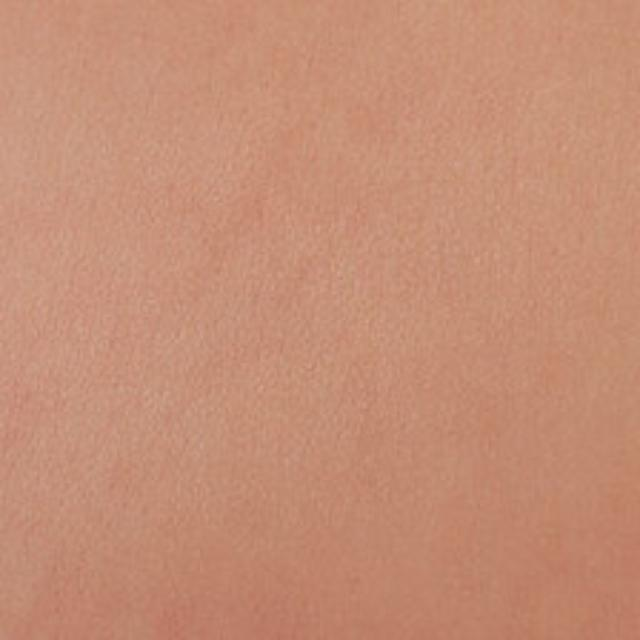
#> input picture test/IGA0/normal_32_jpg.rf.876f59924c226fbd26ede88520a290d6.jpg, 640 x 640 px, given in place of face1.jpg, which was not available
$ jupyter execute --allow-errors DermaSoul_Skin_Analysis.ipynb   (shell and % lines are left out)   (text cells are left out)
#> lines starting #> are read from the running program, lines starting #| are printed output that depends on the picture; after the words box and inside, x2 and y2 are one past the last pixel; in counts of white or black regions, pixels touching at a corner belong together; pictures that were not available may be replaced by others from this repository, and a replacement may not be noted
[cell 1]
import cv2
import numpy as np
import matplotlib.pyplot as plt

[cell 2]
from google.colab import files
upload = files.upload()
#> the answer given: normal_32_jpg.rf.876f59924c226fbd26ede88520a290d6.jpg

[cell 3]
images = []
images.append(cv2.imread('face1.jpg'))
images.append(cv2.imread('face2.jpg'))
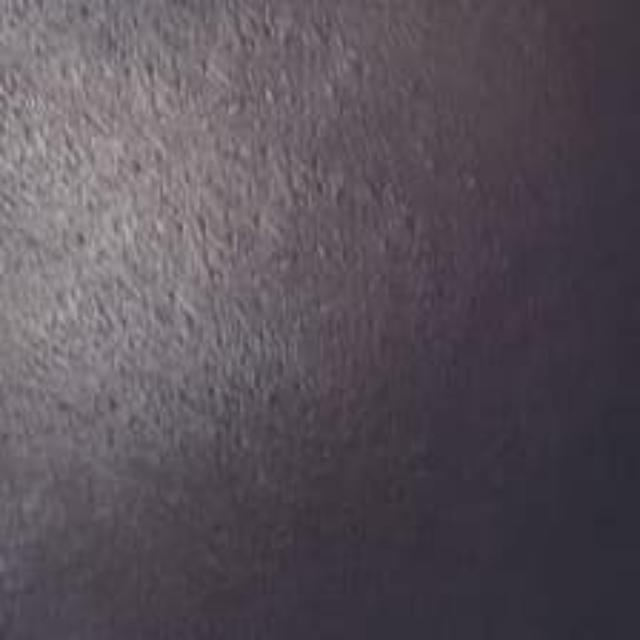
#> input picture test/IGA0/normal_49_jpg.rf.c1e756427aa21a2418b49afc01b5599c.jpg, 640 x 640 px, given in place of face2.jpg, which was not available
images.append(cv2.imread('face3.jpg'))
images.append(cv2.imread('face4.jpg'))

[cell 4]
gray_images = []
blurred_images = []

#> (the rest of this cell did not finish here and is left out)

[cell 5]
import os

# check if the image files exist
for file_path in ['face1.jpg', 'face2.jpg', 'face3.jpg', 'face4.jpg']:
    if not os.path.exists(file_path):
        print(f"{file_path} does not exist!")
    else:
        print(f"{file_path} exists!")

[cell 6]
from google.colab import files
upload = files.upload()
#> the answer given: normal_49_jpg.rf.c1e756427aa21a2418b49afc01b5599c.jpg

[cell 7]
# check if the face detection model file exists
model_path = 'haarcascade_frontalface_default.xml'
if not os.path.exists(model_path):
    print(f"{model_path} does not exist!")
else:
    # load the face detection model
    face_cascade = cv2.CascadeClassifier(model_path)

[cell 8]
face_cascade = cv2.CascadeClassifier('haarcascade_frontalface_default.xml')

#> (the rest of this cell did not finish here and is left out)

#> (a cell that did not finish here is left out)

[cell 10]
images = []
images.append(cv2.imread('face1.jpg'))
images.append(cv2.imread('face2.jpg'))
images.append(cv2.imread('face3.jpg'))
images.append(cv2.imread('face4.jpg'))

[cell 11]
gray_images = []
blurred_images = []

#> (the rest of this cell did not finish here and is left out)

[cell 12]
thresholded_images = []

for img in blurred_images:
    _, thresh = cv2.threshold(img, 0, 255, cv2.THRESH_BINARY+cv2.THRESH_OTSU)
    thresholded_images.append(thresh)
#> this loop made 3 passes
#> pass 1, `_, thresh = cv2.threshold(img, 0, 255, cv2.THRESH_BINARY+cv2.THRESH_OT..`:
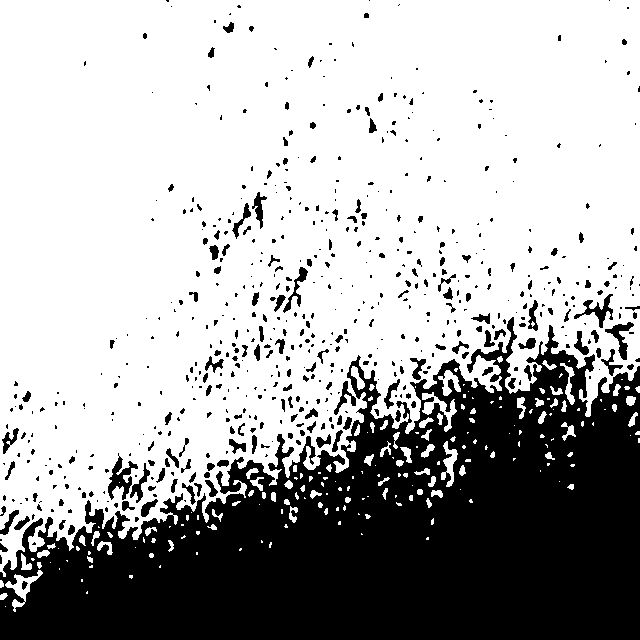
#> thresh: shape (640, 640); 68% white; 605 black regions (430 under 20 px), largest, box (x1, y1, x2, y2) and area: (0, 317, 640, 640) 117105, (108, 453, 138, 500) 547, (574, 294, 613, 328) 402
#> pass 2, `_, thresh = cv2.threshold(img, 0, 255, cv2.THRESH_BINARY+cv2.THRESH_OT..`:
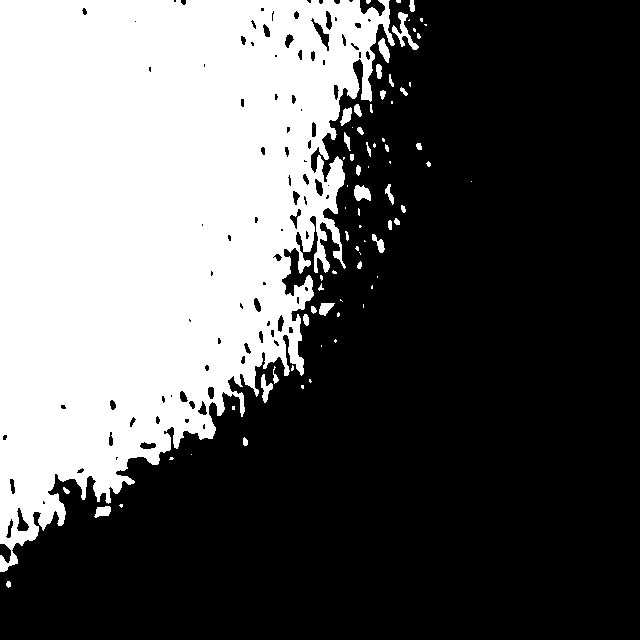
#> thresh: shape (640, 640); 36.3% white; 76 white regions (40 under 20 px), largest, box (x1, y1, x2, y2) and area: (0, 0, 395, 572) 145869, (392, 12, 419, 50) 319, (354, 185, 371, 201) 204
#> after the loop, thresholded_images = 3 items

[cell 13]
oily_percentages = []

for img in thresholded_images:
    oily_pixels = np.count_nonzero(img)
    total_pixels = img.shape[0] * img.shape[1]
    oily_percentage = oily_pixels / total_pixels * 100
    oily_percentages.append(oily_percentage)
#> this loop made 3 passes
#> (oily_pixels, oily_percentage) on passes 1 to 3: (278687, 68.04), (148646, 36.29), (148646, 36.29)
#> after the loop, oily_percentages = [68.04, 36.29, 36.29]

#> (a cell that did not finish here is left out)

[cell 15]
images = []
images.append(cv2.imread('face1.jpg'))
images.append(cv2.imread('face2.jpg'))
images.append(cv2.imread('face3.jpg'))
images.append(cv2.imread('face4.jpg'))

[cell 16]
hsv_images = []

#> (the rest of this cell did not finish here and is left out)

[cell 17]
mask_images = []

for hsv in hsv_images:
    lower_uv = np.array([0, 0, 100])
    upper_uv = np.array([255, 255, 255])
    mask = cv2.inRange(hsv, lower_uv, upper_uv)
    mask_images.append(mask)
#> this loop made 3 passes
#> pass 2, `mask = cv2.inRange(hsv, lower_uv, upper_uv)`:
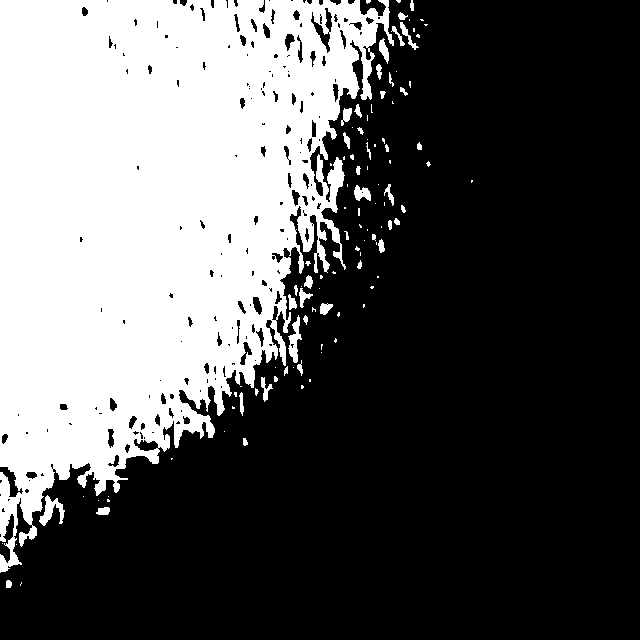
#> mask: shape (640, 640); 34.7% white; 109 white regions (65 under 20 px), largest, box (x1, y1, x2, y2) and area: (0, 0, 394, 573) 138798, (39, 495, 65, 526) 347, (288, 315, 302, 363) 308
#> after the loop, mask_images = 3 items
